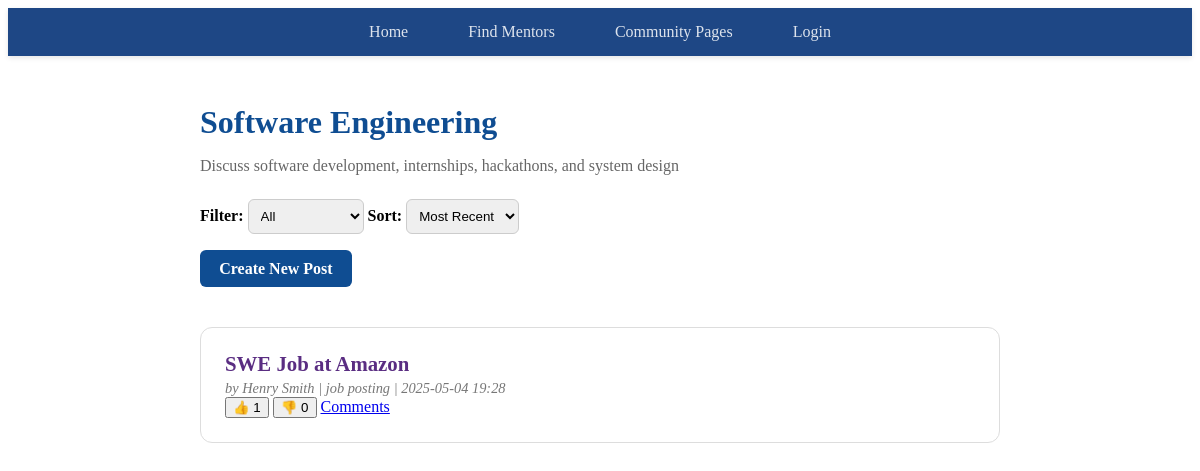
Page /community/communities/12 on the committed database.
### tables this page shows
CREATE TABLE Communities (
    community_id   INTEGER PRIMARY KEY AUTOINCREMENT,
    name           TEXT NOT NULL,
    description    TEXT
);

CREATE TABLE Community_Posts (
    post_id        INTEGER PRIMARY KEY AUTOINCREMENT,
    community_id   INTEGER NOT NULL,
    user_id        INTEGER NOT NULL,
    title          TEXT NOT NULL,
    content        TEXT NOT NULL,
    post_type      TEXT NOT NULL,
    created_at     TIMESTAMP DEFAULT CURRENT_TIMESTAMP,
    updated_at     TIMESTAMP DEFAULT CURRENT_TIMESTAMP, image_path TEXT, deleted_at TIMESTAMP,
    FOREIGN KEY (community_id) REFERENCES Communities(community_id) ON DELETE CASCADE,
    FOREIGN KEY (user_id) REFERENCES Users(user_id) ON DELETE CASCADE
);

CREATE TABLE "Users" (
    user_id INTEGER PRIMARY KEY AUTOINCREMENT,
    email TEXT NOT NULL UNIQUE,
    cas_username TEXT,      -- This is the key field for supporting multiple profiles
    hashed_password TEXT NOT NULL,
    name TEXT NOT NULL,
    pronoun TEXT,
    residential_college TEXT,
    college_year TEXT,
    headshot_path TEXT,
    extracurriculars TEXT,
    work_experience TEXT,
    bio TEXT,
    created_at TIMESTAMP DEFAULT CURRENT_TIMESTAMP,
    updated_at TIMESTAMP DEFAULT CURRENT_TIMESTAMP
);

### community.py (the view)
@community_bp.route("/communities/<int:community_id>")
def view_community(community_id):
    post_type = request.args.get("post_type", "")
    sort      = request.args.get("sort", "recent")
    now       = datetime.now()
    with closing(get_db_connection()) as conn:
        cur = conn.cursor()
        cur.execute(
            "SELECT * FROM Communities WHERE community_id = ?",
            (community_id,)
        )
        community = cur.fetchone()
        if not community:
            flash("Community not found.", "danger")
            return redirect(url_for("community_bp.list_communities"))
        base = """
            SELECT p.post_id, p.title, p.content, p.post_type,
                   p.created_at, p.deleted_at,
                   u.name AS author_name,
                   u.user_id AS author_netid,
                   (SELECT COUNT(*) FROM Community_Post_Likes    WHERE post_id=p.post_id)    AS like_count,
                   (SELECT COUNT(*) FROM Community_Post_Dislikes WHERE post_id=p.post_id) AS dislike_count
              FROM Community_Posts p
              JOIN Users u ON p.user_id=u.user_id
        """
        filters = ["p.community_id = ?"]
        params  = [community_id]
        if post_type:
            filters.append("p.post_type = ?")
            params.append(post_type)
        base += " WHERE " + " AND ".join(filters)
        if sort == "most_liked":
            base += " ORDER BY like_count DESC"
        elif sort == "author":
            base += " ORDER BY author_name COLLATE NOCASE ASC"
        else:
            base += " ORDER BY p.created_at DESC"
        cur.execute(base, params)
        raw = cur.fetchall()
    posts = []
    for row in raw:
        d = dict(row)
        try:
            d["created_at"] = datetime.fromisoformat(d["created_at"])
            if d.get("deleted_at"):
                d["deleted_at"] = datetime.fromisoformat(d["deleted_at"])
        except Exception:
            pass
        posts.append(d)
    return render_template(
        "community_view.html",
        community=community,
        posts=posts,
        selected_post_type=post_type,
        selected_sort=sort,
        now=now
    )

### community.py (called while the page is built)
def get_db_connection():
    conn = sqlite3.connect(DATABASE_PATH)
    conn.row_factory = sqlite3.Row
    return conn

### homeserver.py (called while the page is built)
@app.context_processor
def inject_profile_id():
    return {'user_id': session.get('user_id')}

### templates/community_view.html (shortened to what this page needs)
<!DOCTYPE html>
<html lang="en">
<head>
  <link rel="stylesheet" href="{{ url_for('static', filename='community_view.css') }}">
</head>
<body>
  <nav class="navbar">
    <div class="navbar-container">
      <div class="navbar-links">
        <a href="{{ url_for('home') }}" {% if request.path == url_for('home') %}class="active"{% endif %}>Home</a>
        <a href="{{ url_for('mentors') }}" {% if request.path == url_for('mentors') %}class="active"{% endif %}>Find Mentors</a>
        <a href="{{ url_for('community_bp.list_communities') }}">Community Pages</a>
        {% if session.get('user_id') %}
          <a href="{{ url_for('profile_view', user_id=session.get('user_id')) }}" {% if request.path.startswith('/profile') %}class="active"{% endif %}>My Profile</a>
          <a href="{{ url_for('logout') }}">Logout</a>
        {% else %}
          <a href="{{ url_for('login') }}">Login</a>
        {% endif %}
      </div>
    </div>
  </nav>
  <div class="community-container">
    <div class="community-header">
      <h1>{{ community.name }}</h1>
      <p class="community-description">{{ community.description }}</p>
    </div>
    <form class="filter-form" method="GET">
      <label>Filter:</label>
      <select name="post_type" onchange="this.form.submit()">
        <option value=""      {% if not selected_post_type %}selected{% endif %}>All</option>
      </select>
      <label>Sort:</label>
      <select name="sort" onchange="this.form.submit()">
        <option value="recent"     {% if selected_sort=='recent'     %}selected{% endif %}>Most Recent</option>
      </select>
    </form>
    <p>
      <a class="create-post-btn"
         href="{{ url_for('community_bp.new_post', community_id=community.community_id) }}">
        Create New Post
      </a>
    </p>
    {% if posts %}
      <ul class="post-list">
        {% for p in posts %}
          <li>
            <strong>
              <a href="{{ url_for('community_bp.view_post',
                                   community_id=community.community_id,
                                   post_id=p.post_id) }}">{{ p.title }}</a>
            </strong>
            <br>
            <em>by {{ p.author_name }} | {{ p.post_type }} | {{ p.created_at.strftime("%Y-%m-%d %H:%M") }}</em>
            <div class="post-actions">
              <form action="{{ url_for('community_bp.like_post',
                                       community_id=community.community_id,
                                       post_id=p.post_id) }}"
                    method="POST" style="display:inline">
                <button type="submit">👍 {{ p.like_count }}</button>
              </form>
              <form action="{{ url_for('community_bp.dislike_post',
                                       community_id=community.community_id,
                                       post_id=p.post_id) }}"
                    method="POST" style="display:inline">
                <button type="submit">👎 {{ p.dislike_count }}</button>
              </form>
              <a class="comments-link"
                 href="{{ url_for('community_bp.view_post',
                                  community_id=community.community_id,
                                  post_id=p.post_id) }}">Comments</a>
            </div>
          </li>
        {% endfor %}
      </ul>
    {% else %}
      <p>No posts yet. Be the first to <a href="{{ url_for('community_bp.new_post',
                                                          community_id=community.community_id) }}">create one</a>!</p>
    {% endif %}
  </div>
</body>
</html>

### static/community_view.css (style rules this page uses)
.community-container { max-width: 800px; margin: 3rem auto; padding: 0 1rem; }
.community-header h1 { font-size: 2rem; color: #0F4D92; margin-bottom: 0.5rem; }
.community-header p { color: #666; margin-bottom: 1.5rem; }
.filter-form { display: inline-block; margin-right: 2rem; }
.filter-form label { font-weight: bold; }
.filter-form select { padding: 0.5rem; border-radius: 6px; border: 1px solid #ccc; }
.create-post-btn { display: inline-block; background-color: #0F4D92; color: white; padding: 0.6rem 1.2rem; border-radius: 6px; text-decoration: none; font-weight: bold; margin-bottom: 1.5rem; }
.post-list { list-style: none; padding: 0; }
.post-list li { background-color: #fff; border: 1px solid #ddd; border-radius: 12px; padding: 1.5rem; margin-bottom: 1.5rem; transition: background-color 0.2s ease; }
.post-list li strong a { color: #5A2D82; font-size: 1.3rem; text-decoration: none; }
.post-list li em { display: block; color: #777; font-size: 0.9rem; margin-top: 0.25rem; }
nav { background-color: #0F4D92; display: flex; justify-content: center; padding: 10px 0; }
nav a { color: #fff; text-decoration: none; margin: 0 15px; font-size: 1.1em; transition: color 0.3s ease; }
.navbar { background-color: #1e4785; padding: 10px 0; box-shadow: 0 2px 5px rgba(0, 0, 0, 0.1); }
.navbar-container { display: flex; justify-content: space-between; align-items: center; max-width: 1200px; margin: 0 auto; padding: 0 20px; }
.navbar-links { display: flex; align-items: center; gap: 30px; }
.navbar-links a { color: rgba(255, 255, 255, 0.85); text-decoration: none; font-size: 16px; font-weight: 500; transition: all 0.2s; padding: 5px 0; position: relative; }

### rows in the picture
Communities: name "Software Engineering", description "Discuss software development, internships, hackathons, and system design"
Community_Posts: title "SWE Job at Amazon", author_name "Henry Smith", post_type "job posting", created_at "2025-05-04 19:28", like_count "1", dislike_count "0"
